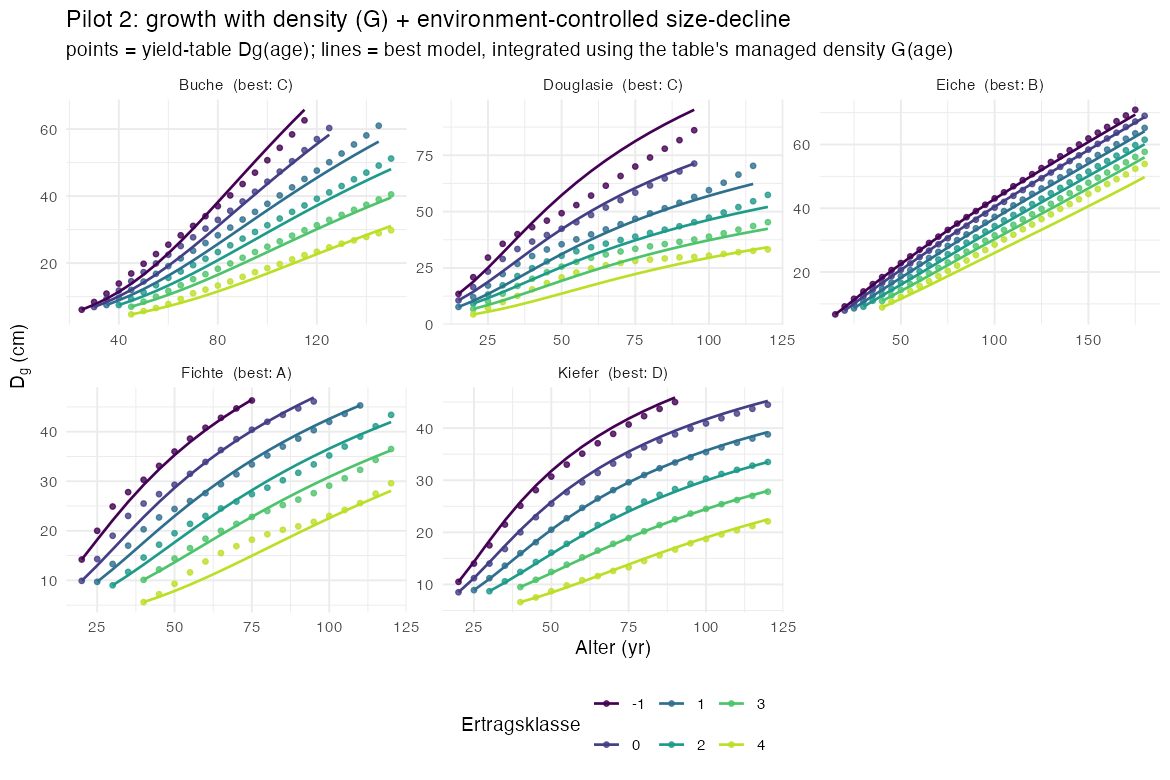

This figure's R source:
# =============================================================================
# Pilot 2: does the growth misfit come from ignoring LIGHT/DENSITY (the missing
# self-thinning / graduated thinning), and does an ENVIRONMENT-controlled
# size-decline help?
#
# FINN growth is really  g = shade(light) * exp(pred_env) * exp(-k*dbh).
# Pilot 1 set shade=1 (full light). Here we bring the stand's basal area G back
# in as the competition/light signal (G carries the thinning: it dips when the
# stand is thinned), and let the size-decline k depend on site (Ekl:dbh), with a
# species baseline. Nested models, same species, compared on the reconstructed
# Dg(age):
#   A  log g ~ Ekl + dbh                 (Pilot 1: species k, no density)
#   B  log g ~ Ekl + dbh + G             (+ density/light)
#   C  log g ~ Ekl + dbh + Ekl:dbh       (env-controlled size-decline)
#   D  log g ~ Ekl + dbh + G + Ekl:dbh   (both)
# Reconstruction integrates the fitted law yr-by-yr, taking G(age) from the table
# (linearly interpolated) -- i.e. giving the growth the real managed density.
# =============================================================================

suppressPackageStartupMessages(library(ggplot2))

gy <- read.csv("inst/extdata/nwfva_gy_tables.csv", stringsAsFactors = FALSE)
gy <- gy[order(gy$Art, gy$Ekl, gy$Alter), ]
gy$g_obs <- gy$dDg_dt / gy$Dg
fitdat <- gy[is.finite(gy$g_obs) & gy$g_obs > 0, ]
species <- unique(gy$Art)

forms <- list(
  A = log(g_obs) ~ Ekl + Dg,
  B = log(g_obs) ~ Ekl + Dg + G,
  C = log(g_obs) ~ Ekl + Dg + Ekl:Dg,
  D = log(g_obs) ~ Ekl + Dg + G + Ekl:Dg
)

ss <- function(o, p) 1 - sum((o - p)^2) / sum((o - mean(o))^2)

# reconstruct Dg(age) for one class under a fitted lm `m`, using table G(age)
recon_traj <- function(m, sub) {
  age <- sub$Alter; Gv <- sub$G; ekl <- sub$Ekl[1]
  dbh <- numeric(length(age)); dbh[1] <- sub$Dg[1]; cur <- sub$Dg[1]
  for (i in 2:length(age)) {
    for (yr in seq_len(age[i] - age[i - 1])) {
      frac <- (age[i - 1] + yr - age[i - 1]) / (age[i] - age[i - 1])
      Gnow <- Gv[i - 1] + frac * (Gv[i] - Gv[i - 1])         # interpolate G within step
      nd <- data.frame(Ekl = ekl, Dg = cur, G = Gnow)
      cur <- cur * (1 + exp(predict(m, nd)))
    }
    dbh[i] <- cur
  }
  data.frame(Art = sub$Art[1], Ekl = ekl, Alter = age, Dg_obs = sub$Dg, Dg_fit = dbh)
}

r2tab <- list(); best_recon <- list()
for (s in species) {
  d  <- fitdat[fitdat$Art == s, ]
  ds <- gy[gy$Art == s & is.finite(gy$Dg), ]
  r2_traj <- numeric(length(forms)); names(r2_traj) <- names(forms)
  rec_by_model <- list()
  for (nm in names(forms)) {
    m <- lm(forms[[nm]], data = d)
    rc <- do.call(rbind, lapply(split(ds, ds$Ekl), function(sub)
      if (nrow(sub) >= 3) recon_traj(m, sub) else NULL))
    rec_by_model[[nm]] <- rc
    r2_traj[nm] <- ss(rc$Dg_obs, rc$Dg_fit)
  }
  r2tab[[s]] <- data.frame(Art = s, t(round(r2_traj, 3)))
  best <- names(which.max(r2_traj))
  bl <- rec_by_model[[best]]; bl$model <- best
  best_recon[[s]] <- bl
}

r2tab <- do.call(rbind, r2tab); rownames(r2tab) <- NULL
cat("=== R2 of reconstructed Dg(age), by model ===\n"); print(r2tab)
cat("\n(A = Pilot 1; B +density G; C env-controlled k; D both)\n")

best_recon <- do.call(rbind, best_recon)
best_recon$Ekl <- factor(best_recon$Ekl)
lab <- unique(best_recon[, c("Art", "model")])
lab_txt <- setNames(sprintf("%s  (best: %s)", lab$Art, lab$model), lab$Art)

p <- ggplot(best_recon, aes(Alter, colour = Ekl)) +
  geom_point(aes(y = Dg_obs), size = 1.1, alpha = 0.8) +
  geom_line(aes(y = Dg_fit), linewidth = 0.7) +
  facet_wrap(~Art, scales = "free", labeller = as_labeller(lab_txt)) +
  scale_colour_viridis_d(option = "D", end = 0.9, name = "Ertragsklasse") +
  labs(title = "Pilot 2: growth with density (G) + environment-controlled size-decline",
       subtitle = "points = yield-table Dg(age); lines = best model, integrated using the table's managed density G(age)",
       x = "Alter (yr)", y = expression(D[g]~"(cm)")) +
  theme_minimal(base_size = 11) + theme(legend.position = "bottom")

ggsave("dev/pilots/growth_fit_density.png", p, width = 9, height = 6, dpi = 130)
write.csv(r2tab, "dev/pilots/growth_fit_density_r2.csv", row.names = FALSE)
cat("\nwrote dev/pilots/growth_fit_density.png\n")
